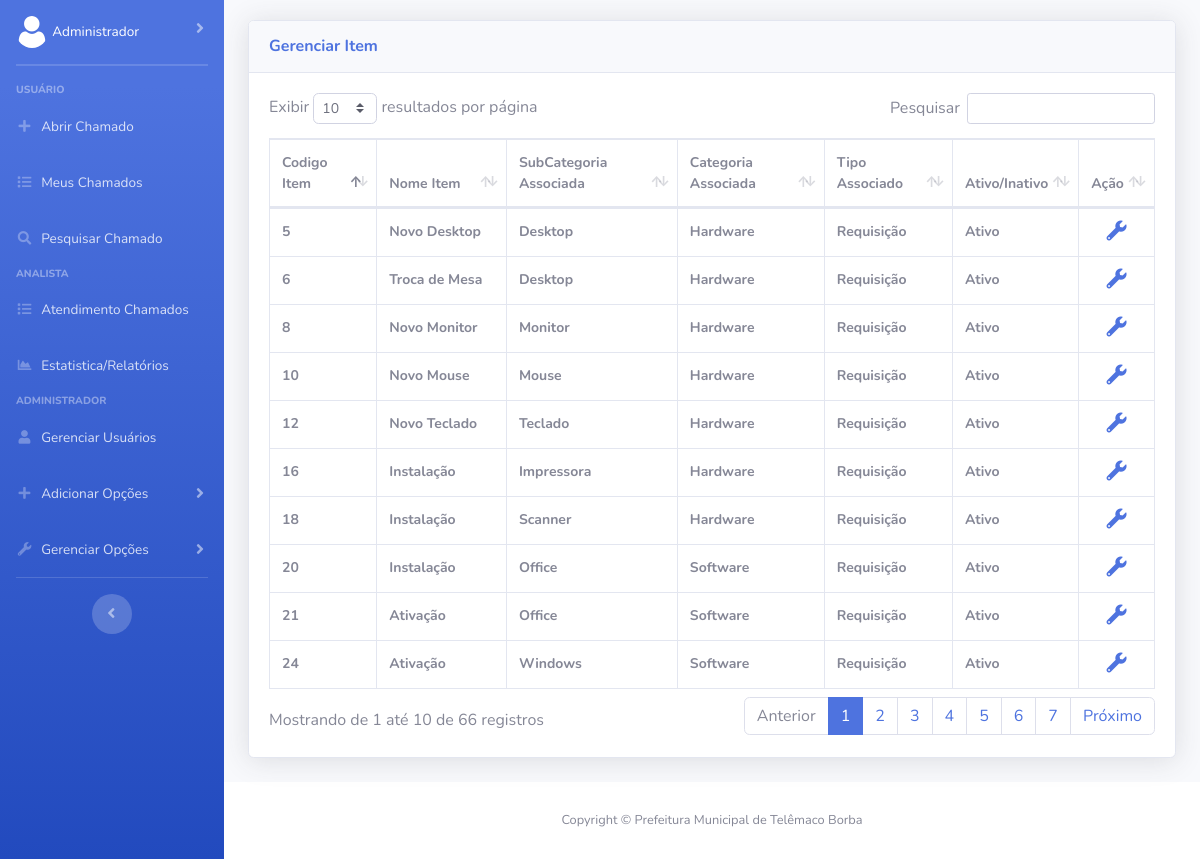
The page /Frontend/gerenciarItem.php (signed in) on the database its author committed.
### tables this page shows
CREATE TABLE IF NOT EXISTS `item` (
  `cod_item` int NOT NULL AUTO_INCREMENT,
  `nome_item` varchar(45) NOT NULL,
  `ativo` int NOT NULL,
  `subcategoria_cod_subcategoria` int NOT NULL,
  PRIMARY KEY (`cod_item`),
  KEY `fk_item_subcategoria1_idx` (`subcategoria_cod_subcategoria`)
);

CREATE TABLE IF NOT EXISTS `subcategoria` (
  `cod_subcategoria` int NOT NULL AUTO_INCREMENT,
  `nome_subcategoria` varchar(45) NOT NULL,
  `ativo` int NOT NULL,
  `categoria_cod_categoria` int NOT NULL,
  PRIMARY KEY (`cod_subcategoria`),
  KEY `fk_subcategoria_categoria1_idx` (`categoria_cod_categoria`)
);

CREATE TABLE IF NOT EXISTS `categoria` (
  `cod_categoria` int NOT NULL AUTO_INCREMENT,
  `nome_categoria` varchar(45) NOT NULL,
  `ativo` int NOT NULL,
  `tipo_cod_tipo` int NOT NULL,
  PRIMARY KEY (`cod_categoria`),
  KEY `fk_categoria_tipo1_idx` (`tipo_cod_tipo`)
);

CREATE TABLE IF NOT EXISTS `tipo` (
  `cod_tipo` int NOT NULL AUTO_INCREMENT,
  `nome_tipo` varchar(45) NOT NULL,
  `ativo` int NOT NULL,
  PRIMARY KEY (`cod_tipo`)
);

### Frontend/gerenciarItem.php (the view, shortened to what this page needs)
<!DOCTYPE html>
<html lang="pt-br">
<head>
    <link href="vendor/fontawesome-free/css/all.min.css" rel="stylesheet" type="text/css">
    <link href="css/sb-admin-2.min.css" rel="stylesheet">
    <link href="vendor/datatables/dataTables.bootstrap4.min.css" rel="stylesheet">
</head>
<body id="page-top">
    <div id="wrapper">
        <?php include 'navbar.php'; ?>
        <div id="content-wrapper" class="d-flex flex-column">
            <div id="content">
                <div class="container-fluid" style="margin-top: 2%;">
                    <div class="card shadow mb-4">
                        <div class="card-header py-3">
                            <h6 class="m-0 font-weight-bold text-primary">Gerenciar Item</h6>
                        </div>
                        <div class="card-body">
                            <div class="table-responsive">
                                <table class="table table-bordered" id="dataTableItem" width="100%" cellspacing="0" style="font-size: 14px;">
                                    <thead>
                                        <tr>
                                            <th>Codigo Item</th>
                                            <th>Nome Item</th>
                                            <th>SubCategoria Associada</th>
                                            <th>Categoria Associada</th>
                                            <th>Tipo Associado</th>
                                            <th>Ativo/Inativo</th>
                                            <th>Ação</th>
                                        </tr>
                                    </thead>
                    <?php
                        include '../Backend/conexao.php';
                        $query = $conn->query("SELECT item.cod_item, item.nome_item, subcategoria.nome_subcategoria, categoria.nome_categoria, tipo.nome_tipo, item.ativo FROM item INNER JOIN subcategoria ON subcategoria.cod_subcategoria = item.subcategoria_cod_subcategoria INNER JOIN categoria ON categoria.cod_categoria = subcategoria.categoria_cod_categoria INNER JOIN tipo ON tipo.cod_tipo = categoria.tipo_cod_tipo");
                    echo "<tbody>";
                        foreach($query->fetchAll(PDO::FETCH_ASSOC) as $dados) {
                            echo "<tr>";
                                echo "<th>".$dados['cod_item']."</th>";
                                echo "<th>".$dados['nome_item']."</th>";
                                echo "<th>".$dados['nome_subcategoria']."</th>";
                                echo "<th>".$dados['nome_categoria']."</th>";
                                echo "<th>".$dados['nome_tipo']."</th>";
                                if($dados['ativo'] == 1) {echo "<th>Ativo</th>";} else {echo "<th>Inativo</th>";}
                                echo "<th style='text-align: center'><a href=verItem.php?item_up=".$dados['cod_item']."<i class='fas fa-fw fa-wrench' style='font-size: 20px;' title='Editar'></i></a>";
                            echo "</tr>";
                        }
                    ?>
                    </tbody>
                                </table>
                            </div>
                        </div>
                    </div>
                </div>
            </div>
            <?php include 'footer.php'; ?>
        </div>
    </div>
</body>
</html>

### rows shown on the page
item: cod_item "5", nome_item "Novo Desktop", subcategoria_cod_subcategoria.nome_subcategoria "Desktop", categoria.nome_categoria "Hardware", tipo.nome_tipo "Requisição", ativo "Ativo"
item: cod_item "6", nome_item "Troca de Mesa", subcategoria_cod_subcategoria.nome_subcategoria "Desktop", categoria.nome_categoria "Hardware", tipo.nome_tipo "Requisição", ativo "Ativo"
item: cod_item "8", nome_item "Novo Monitor", subcategoria_cod_subcategoria.nome_subcategoria "Monitor", categoria.nome_categoria "Hardware", tipo.nome_tipo "Requisição", ativo "Ativo"
item: cod_item "10", nome_item "Novo Mouse", subcategoria_cod_subcategoria.nome_subcategoria "Mouse", categoria.nome_categoria "Hardware", tipo.nome_tipo "Requisição", ativo "Ativo"
item: cod_item "12", nome_item "Novo Teclado", subcategoria_cod_subcategoria.nome_subcategoria "Teclado", categoria.nome_categoria "Hardware", tipo.nome_tipo "Requisição", ativo "Ativo"
item: cod_item "16", nome_item "Instalação", subcategoria_cod_subcategoria.nome_subcategoria "Impressora", categoria.nome_categoria "Hardware", tipo.nome_tipo "Requisição", ativo "Ativo"
item: cod_item "18", nome_item "Instalação", subcategoria_cod_subcategoria.nome_subcategoria "Scanner", categoria.nome_categoria "Hardware", tipo.nome_tipo "Requisição", ativo "Ativo"
item: cod_item "20", nome_item "Instalação", subcategoria_cod_subcategoria.nome_subcategoria "Office", categoria.nome_categoria "Software", tipo.nome_tipo "Requisição", ativo "Ativo"
item: cod_item "21", nome_item "Ativação", subcategoria_cod_subcategoria.nome_subcategoria "Office", categoria.nome_categoria "Software", tipo.nome_tipo "Requisição", ativo "Ativo"
item: cod_item "24", nome_item "Ativação", subcategoria_cod_subcategoria.nome_subcategoria "Windows", categoria.nome_categoria "Software", tipo.nome_tipo "Requisição", ativo "Ativo"

### other values the page prints
$nome_usuario "Administrador"
